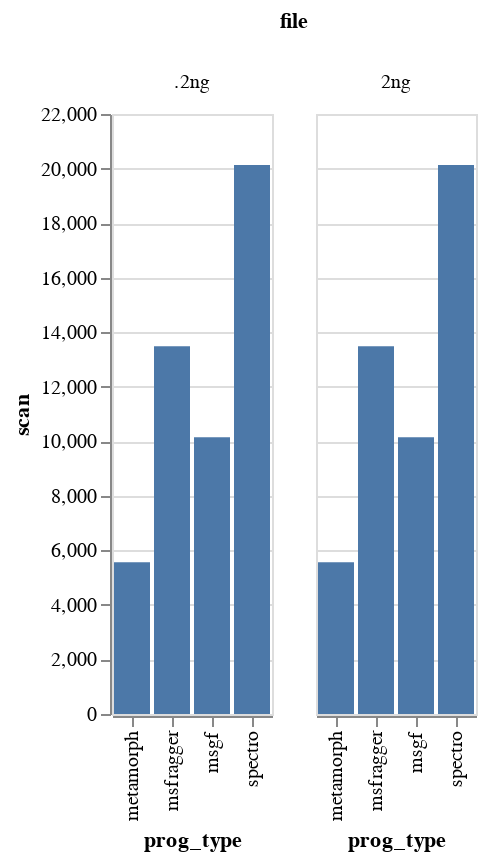

Write notebook code for a chart like this one.
### Code cell
#completely filtered
alt.Chart(source2).mark_bar().encode(
    x='prog_type',
    y='scan',
    column="file"
)

### Figure 1 — Vega-Lite specification as saved in the notebook (floating-point values rounded to 4 significant figures)
{"config": {"view": {"continuousWidth": 400, "continuousHeight": 300}}, "data": {"name": "data-c151436e21760242ab3c30904a686229"}, "mark": "bar", "encoding": {"column": {"type": "nominal", "field": "file"}, "x": {"type": "nominal", "field": "prog_type"}, "y": {"type": "quantitative", "field": "scan"}}, "$schema": "https://vega.github.io/schema/vega-lite/v4.8.1.json", "datasets": {"data-c151436e21760242ab3c30904a686229": [{"file": ".2ng", "prog_type": "msgf", "pep": 9027, "scan": 10152}, {"file": ".2ng", "prog_type": "spectro", "pep": 16185, "scan": 20126}, {"file": ".2ng", "prog_type": "msfragger", "pep": 11502, "scan": 13487}, {"file": ".2ng", "prog_type": "metamorph", "pep": 4708, "scan": 5568}, {"file": "2ng", "prog_type": "msgf", "pep": 9027, "scan": 10152}, {"file": "2ng", "prog_type": "spectro", "pep": 16185, "scan": 20126}, {"file": "2ng", "prog_type": "msfragger", "pep": 11502, "scan": 13487}, {"file": "2ng", "prog_type": "metamorph", "pep": 4708, "scan": 5568}]}}
